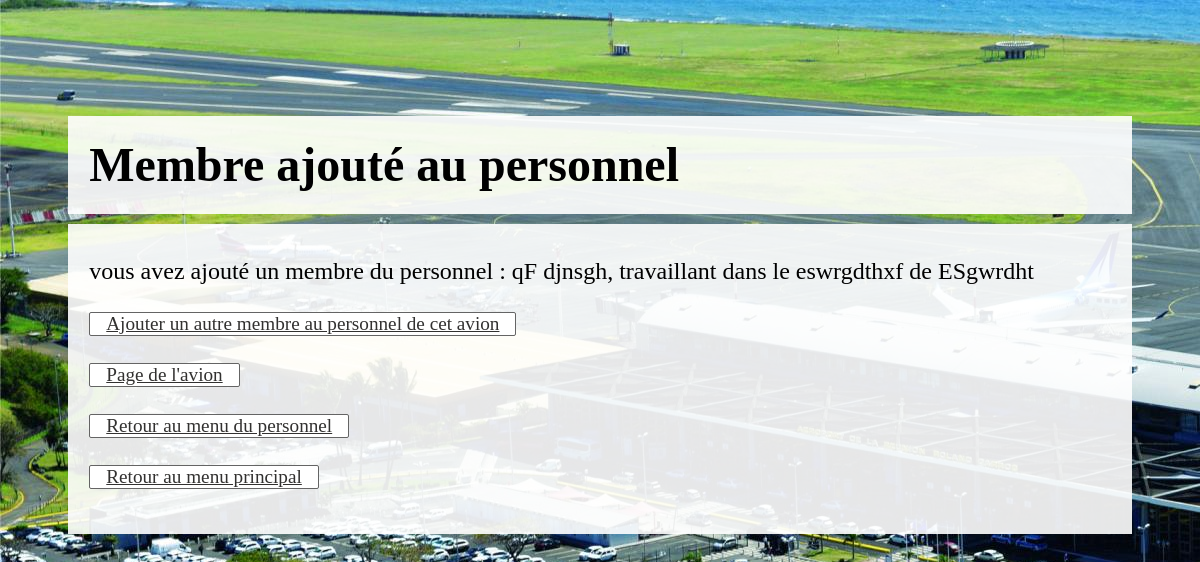
The app's page /aeroport/afficheperso/15/ with its own data.
### aeroport/models.py (models this page shows, shortened)
class Personnel(models.Model):
    nom = models.CharField(max_length=30, blank=False)
    prenom = models.CharField(max_length=30, blank=False)
    metier = models.CharField(max_length=30, choices=CHOIX_METIER, default='Hôtesse')
    avion = models.ForeignKey("avion", on_delete=models.CASCADE, default=None)

class Avion(models.Model):
    modele = models.CharField(max_length=100)
    comp = models.CharField(max_length=100)
    date_arrivee = models.DateField(default = date.today())
    date_depart = models.DateField(blank=True, default=None)
    nombre_passagers_depart = models.IntegerField(default = 0)
    nombre_passagers_arrivee = models.IntegerField(default = 0)

### aeroport/personnel_views.py (the view)
# urls.py: path('afficheperso/<int:id>/', personnel_views.afficheperso),
def afficheperso(request, id):
    personnel = models.Personnel.objects.get(pk=id)
    return render(request, 'aeroport/personnel/afficheperso.html', {'personnel': personnel})

### aeroport/Templates/aeroport/personnel/afficheperso.html (shortened to what this page needs)
{% extends "main.html" %}
{% load static %}
{% block subtitle %}
Membre ajouté au personnel
{% endblock %}
{% block content %}
<p> vous avez ajouté un membre du personnel : {{personnel.prenom}} {{personnel.nom}}, travaillant dans le {{personnel.avion.modele}} de {{personnel.avion.comp}}</p>
<p><a href="/aeroport/ajoutperso/{{personnel.avion_id}}/">Ajouter un autre membre au personnel de cet avion</a></p>
<p><a href="/aeroport/affiche/{{personnel.avion_id}}/">Page de l'avion</a></p>
<p><a href="/aeroport/indexperso/{{personnel.avion_id}}/">Retour au menu du personnel</a></p>
<p><a href="/aeroport/index/">Retour au menu principal</a></p>
{% endblock %}

### aeroport/Static/main.css (style rules this page uses)
body { background-image: url("./background.jpg"); font-size: 1.5em; padding: 5%; }
a { display: inline-block; outline: 0; text-align: center; cursor: pointer; padding: 0px 16px; border-radius: 2px; min-width: 80px; height: fit-content; background-color: rgb(255, 255, 255); color: rgb(50, 49, 48); font-size: 0.8em; font-weight: 400; box-sizing: border-box; border: 1px solid rgb(100, 100, 100); }

### records on screen
Personnel: prenom "qF", nom "djnsgh", avion.modele "eswrgdthxf", avion.comp "ESgwrdht"
